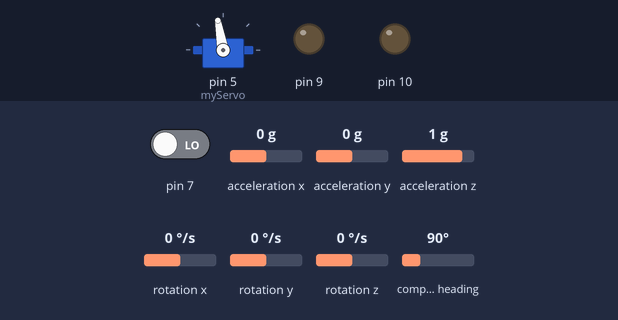
Bench run of a sketch on a simulated Arduino Leonardo, built with avr-gcc and run on an emulated ATmega32U4. On the bench: servo, output pins drawn as LEDs (lit = HIGH). Inputs (shaded band) come from the test bench; at power-on: pin 7 LOW, acceleration x 0 g, acceleration y 0 g, acceleration z 1 g, rotation x 0 °/s, rotation y 0 °/s, rotation z 0 °/s, compass heading 90°. What the sketch prints to the serial monitor is not drawn.

Above: at 1.1 s.
Timing chart, 0 to 2.6 s (numbered marks = the images above):
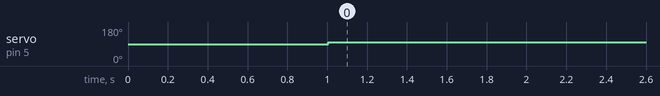

The sketch:

MicrobikeV2_PI.ino
```cpp
#include <Wire.h>
#include <Adafruit_Sensor.h>
#include <Adafruit_BNO055.h>
#include <Servo.h>

Servo myServo;  // create servo object to control a servo
// twelve servo objects can be created on most boards
Adafruit_BNO055 bno = Adafruit_BNO055(55, 0x28);
int pos = 0;    // variable to store the servo position

float rollover = 0.0;//variable to correct for 180 to 0 IMU skips
float rollFinal = 0;
float rollLast = 0;

//controller design
float steerCenterAngle = 100;
float Kp = 2;// kp=2,ki=25,kd=5 worked ok
float Ki =25;//25;
float Kd = 10;
float intE = 0;
float rollDesired = 0;//this should be read from serial eventually
float t=0;
float told=0;
float dt=.01;

//if we push wheel, start going.
bool motorGo = false;

volatile long eCounts = 0;
long eCountsSaved = 0;
long oldCounts = 0;

void setup() {
pinMode(7,INPUT);
//pinMode(11,INPUT);
  attachInterrupt(digitalPinToInterrupt(7),isr,CHANGE);
  Serial.begin(115200);
  Serial1.begin(9600);
  if (!bno.begin())
  {
    Serial.print("No BNO055 detected");
//    while (1);
  }

  myServo.attach(5);  // attaches the servo on pin 9 to the servo object
  pinMode(9,OUTPUT);
  pinMode(10,OUTPUT);

  Serial.begin(115200);
  delay(1000);

 told=micros()/1.0e6;

}

void loop() {
  //turn off interrupts so we can save counts from encoder
  noInterrupts();
  eCountsSaved = eCounts;
  interrupts();

  t=micros()/1.0e6;
  dt-t-told;
  told=t;

  //compute speed
  float U = .0254*2*PI/300*(eCountsSaved-oldCounts)/dt;
  //if we push bike by hand, U will be large. Then start motor.
  if(!motorGo&&U>0.5){
    motorGo=true;
  }

  oldCounts = eCountsSaved;

  //get IMU data
  sensors_event_t orientationData, gravityData, angVelocityData;
  bno.getEvent(&gravityData, Adafruit_BNO055::VECTOR_GRAVITY);
  bno.getEvent(&orientationData, Adafruit_BNO055::VECTOR_EULER);
  bno.getEvent(&angVelocityData, Adafruit_BNO055::VECTOR_GYROSCOPE);
  float roll = orientationData.orientation.z;
  float rollRate = angVelocityData.gyro.x;
  //check for rollover and correct
  if((gravityData.acceleration.z)<0){
    rollFinal = 89-roll;
  }
  else{
    rollFinal = 89-roll;
  }


  //drive motor: full speed
  //only if the motorgo command is true.
  if(motorGo){
    digitalWrite(9,HIGH);
    digitalWrite(10,HIGH);
  }
   else{
    digitalWrite(9,LOW);
    digitalWrite(10,LOW);
   }

  //compute error
  if(motorGo){
  float e = rollDesired - rollFinal;
  //compute error integral
  intE+=dt*e;
  //constrain error integral to make sure it doesn't get huge
  intE = constrain(intE,-25.0/Ki,25.0/Ki);//with limit integral corrections to +/- 1 degree
  //compute steer angle based on control law
  float steer = steerCenterAngle - (Kp*e-Kd*rollRate+Ki*intE); //note 90 minus. This depends on direction servo actually turns with positive angle.
  //constrain steer to avoid hitting th steering stops
  steer = constrain(steer,40,140);//make sure angle doesn't exceed +/- 30 deg from center

  //set steering motor to computed angle
  myServo.write(steer);
  }
  else{
    myServo.write(steerCenterAngle);
  }
  Serial1.println(millis());
  Serial1.print(",");
  Serial1.print(rollFinal);
  Serial1.println();
//  Serial1.print("\r\n");
  //print for debugging
  Serial.print(U);
  Serial.print("\t");
  Serial.print(rollFinal);
  Serial.print("\t");
  Serial.print(rollRate);
  Serial.print("\t");
  Serial.print(dt);
  Serial.print("\t");
  Serial.print(intE);
  Serial.println();
  //print to serial port for debugging
//  Serial.print(rollFinal);
//  Serial.print("\t");
//  Serial.print(gravityData.acceleration.x);
//  Serial.print("\t");
//  Serial.print(gravityData.acceleration.y);
//  Serial.print("\t");
//  Serial.print(gravityData.acceleration.z);
//  Serial.print("\t");
//  Serial.println();


}


void isr(){
  eCounts++;
}
```

Measured:
- by itself, servo on pin 5 (myServo): 90° → 100° at 1.0 s
